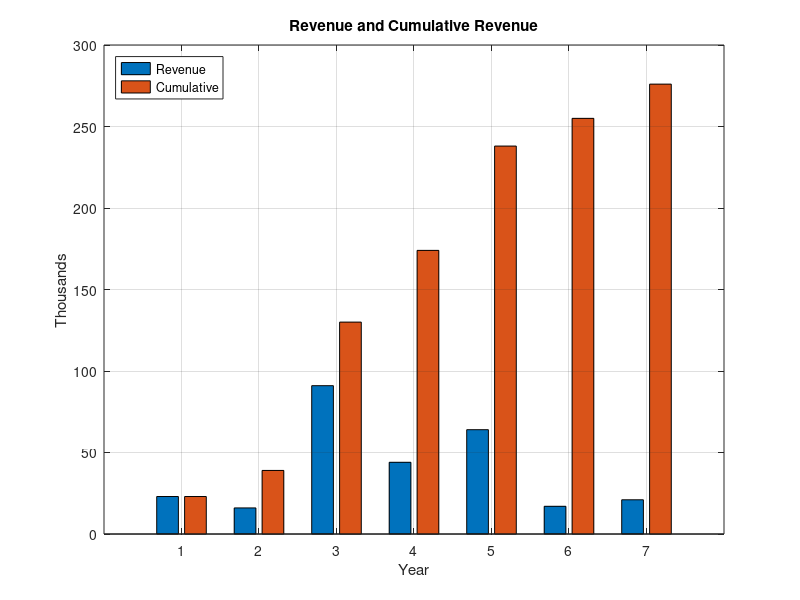

This figure's MATLAB source:
% Module 6 Assignment - Loops
clc, clearvars, format compact, close all

% Raw Data (over 7 years, 1 company with 3 divisions)
division = ['a', 'b', 'c', 'a', 'b', 'c', 'a', 'b', 'c', 'a', 'b', 'c', 'a', 'b', 'c', 'a', 'b', 'c', 'a', 'b', 'c'];
revenue = [23, 44, -5, 16, 7, 9, 91, -1, -40, 44, 32, 35, 64, 71, 90, 17, 61, 27, 21, -9, 5];
        % revenue values in thousands

%%%%%%%%% PART ONE %%%%%%%%%
% Calculate total revenue using a single built-in function
TotalRev1 = sum(revenue);

% Calculate total revenue using a For Loop 
TotalRev2 = 0;
for i = 1:length(revenue)
   TotalRev2 = TotalRev2 + revenue(i); 
end

% Calculate total revenue using a While Loop
TotalRev3 = 0;
vals = length(revenue);
counter = 1;
while counter <= vals
    TotalRev3 = TotalRev3 + revenue(counter);
    counter = counter + 1;
end


%%%%%%%%% PART TWO %%%%%%%%%
% Calculate division a, b, and c's total revenue using a For Loop + If Statement
DivTotal1 = [0, 0, 0];
for i = 1:length(revenue)
    
   if division(i) == 'a'
       DivTotal1(1) = DivTotal1(1) + revenue(i);
   elseif division(i) == 'b'
       DivTotal1(2) = DivTotal1(2) + revenue(i);
   else   % division c
       DivTotal1(3) = DivTotal1(3) + revenue(i);
   end
   
end

% Calculate division a, b, and c's total revenue using a While Loop + Switch Statement
DivTotal2 = [0, 0, 0];
counter = 1;

while counter <= length(revenue)
    
    switch division(counter)
        case 'a'
        DivTotal2(1) = DivTotal2(1) + revenue(counter);
        case 'b'
        DivTotal2(2) = DivTotal2(2) + revenue(counter);
        otherwise    % c
        DivTotal2(3) = DivTotal2(3) + revenue(counter);
    end
   
    counter = counter + 1;
    
end

%%%%%%% PART THREE %%%%%%%
% Calculate division a's CUMULATIVE revenue
% Cumulative revenue is total revenue up to that point
% Example: the cumulative revenue for the third point is 23 + 44 - 5 = 65

% 'Filter' to just get the division a values in a separate matrix
logicA = (division == 'a');
divA = revenue.*logicA;

% Eliminate the zeros in divA to get a concise matrix
divA = nonzeros(divA)';

% Calculate the cumulative revenue for division a
CumuDivA = divA(1);
for i = 2:length(divA)
    % Cumulative = Previous + New Revenue
    CumuDivA(i) = CumuDivA(i-1) + divA(i);
end

% Make a Side-By-Side Barplot of the data!
bar_data = [divA' CumuDivA'];
bar(bar_data), legend('Revenue','Cumulative','Location','Northwest'), grid on
title('Revenue and Cumulative Revenue'), xlabel('Year'), ylabel('Thousands')

